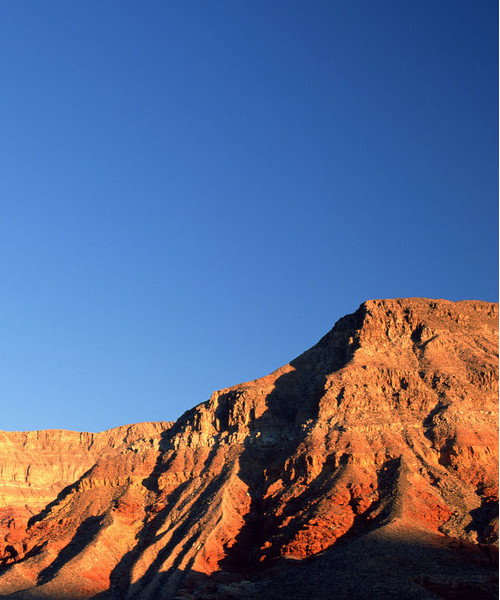
#> input picture DIP/ya.jpg, 500 x 600 px
$ python solv2.py   (older library calls are emulated)
#> lines starting #> are read from the running program, lines starting #| are printed output that depends on the picture
# 彩色直方图均衡化

# -*- coding: utf-8 -*-

from PIL import Image

from pylab import *

import copy

# 读取图像到数组中
im = array(Image.open('../ya.jpg'))
#> im is the input picture: shape (600, 500, 3); mean R, G, B 92.9, 103.2, 135.8

# 获取通道
r = im[:, :, 0]
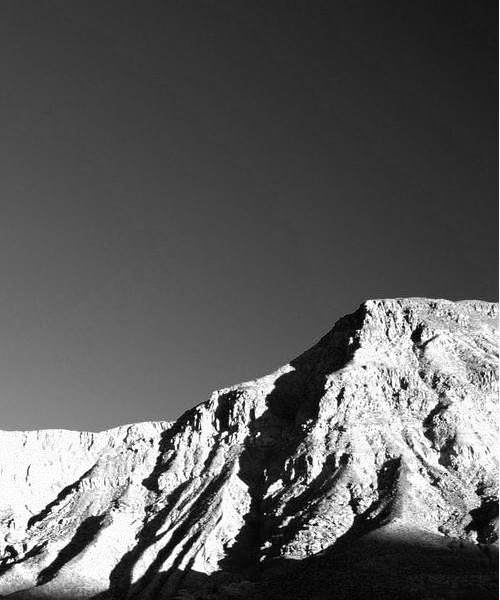
#> r: shape (600, 500); min 0, max 255, mean 92.9

g = im[:, :, 1]
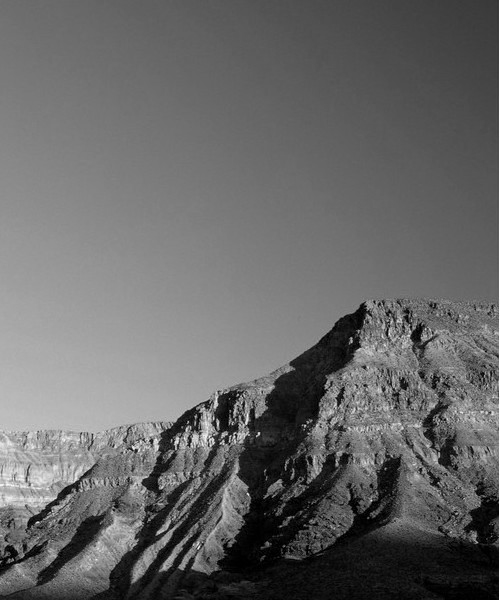
#> g: shape (600, 500); min 0, max 255, mean 103.2

b = im[:, :, 2]
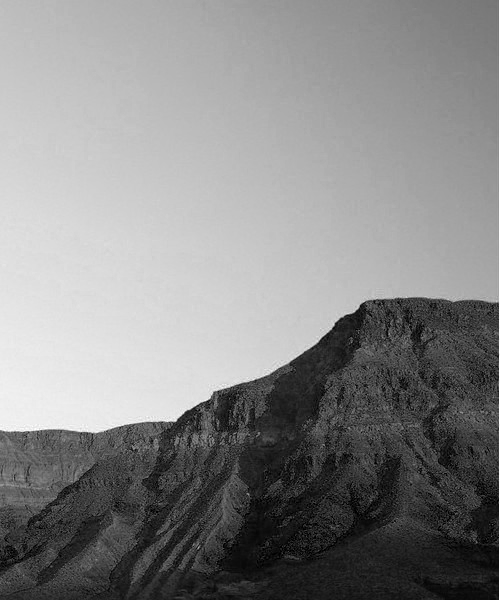
#> b: shape (600, 500); min 0, max 255, mean 135.8

# 显示各个通道原始直方图，均值化之后的直方图以及累计分布函数
figure()

# 计算各通道直方图
imhist_r, bins_r = histogram(r, 256, normed=True)
#> imhist_r = 256 values, max 0.0228 at index 255, min 0.000341 at index 1, mean 0.00392; bins_r = 257 values from 0 to 255
imhist_g, bins_g = histogram(g, 256, normed=True)
#> imhist_g = 256 values, max 0.0125 at index 109, min 0 at index 244, mean 0.00392; bins_g = 257 values from 0 to 255
imhist_b, bins_b = histogram(b, 256, normed=True)
#> imhist_b = 256 values, max 0.00837 at index 189, min 6.02e-05 at index 251, mean 0.00392; bins_b = 257 values from 0 to 255

subplot(331)

hist(r.flatten(), 256)

subplot(332)

hist(g.flatten(), 256)

subplot(333)

hist(b.flatten(), 256)

# 各通道累积分布函数
cdf_r = imhist_r.cumsum()
#> cdf_r = 256 values from 0.000897 to 1
cdf_g = imhist_g.cumsum()
#> cdf_g = 256 values from 0.00429 to 1
cdf_b = imhist_b.cumsum()
#> cdf_b = 256 values from 0.00204 to 1

# 累计函数归一化（由0～1变换至0~255）
cdf_r = cdf_r * 255 / cdf_r[-1]
#> cdf_r = 256 values from 0.228 to 255
cdf_g = cdf_g * 255 / cdf_g[-1]
#> cdf_g = 256 values from 1.09 to 255
cdf_b = cdf_b * 255 / cdf_b[-1]
#> cdf_b = 256 values from 0.519 to 255

# 绘制累计分布函数

subplot(334)

plot(bins_r[:256], cdf_r)

subplot(335)

plot(bins_g[:256], cdf_g)

subplot(336)

plot(bins_b[:256], cdf_b)

# 绘制直方图均衡化之后的直方图

im_r = interp(r.flatten(), bins_r[:256], cdf_r)

im_g = interp(g.flatten(), bins_g[:256], cdf_g)

im_b = interp(b.flatten(), bins_b[:256], cdf_b)

# 显示直方图图像
subplot(337)

hist(im_r, 256)

subplot(338)

hist(im_g, 256)

subplot(339)

hist(im_b, 256)

# 显示原始通道图与均衡化之后的通道图
figure()

gray()

# 原始通道图
im_r_s = r.reshape([im.shape[0], im.shape[1]])

im_g_s = g.reshape([im.shape[0], im.shape[1]])

im_b_s = b.reshape([im.shape[0], im.shape[1]])

# 均衡化之后的通道图
im_r = im_r.reshape([im.shape[0], im.shape[1]])
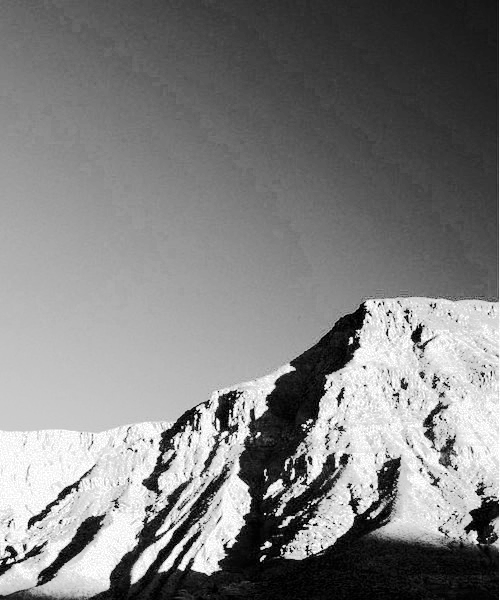
#> im_r: shape (600, 500) float64; min 0.228, max 255, mean 128.8

im_g = im_g.reshape([im.shape[0], im.shape[1]])
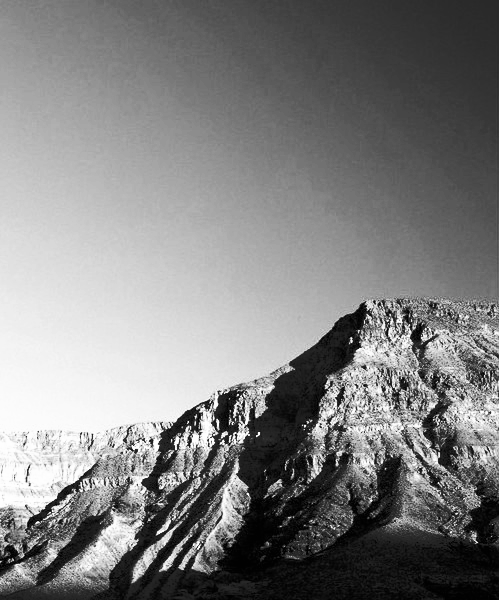
#> im_g: shape (600, 500) float64; min 1.09, max 255, mean 129.1

im_b = im_b.reshape([im.shape[0], im.shape[1]])

subplot(231)

imshow(im_r_s)

subplot(232)

imshow(im_g_s)

subplot(233)

imshow(im_b_s)

subplot(234)

imshow(im_r)

subplot(235)

imshow(im_g)

subplot(236)

imshow(im_b)

# 显示原始图像与均衡化之后的图像
figure()

# 均衡化之后的图像
im_p = copy.deepcopy(im)

im_p[:, :, 0] = im_r

im_p[:, :, 1] = im_g

im_p[:, :, 2] = im_b
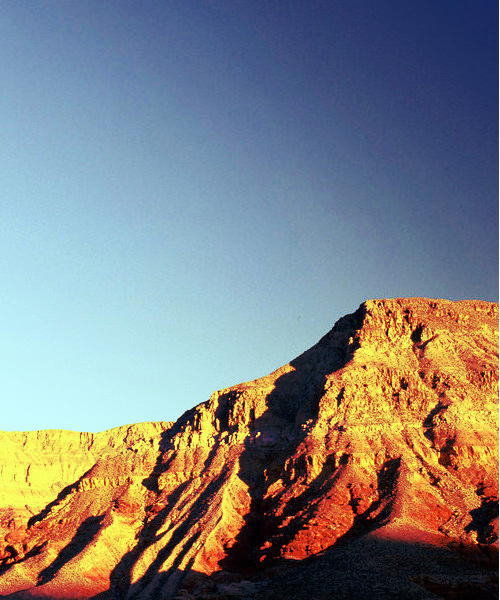
#> im_p: shape (600, 500, 3); mean R, G, B 128.4, 128.6, 128.4

subplot(121)

imshow(im)

subplot(122)

imshow(im_p)

show()
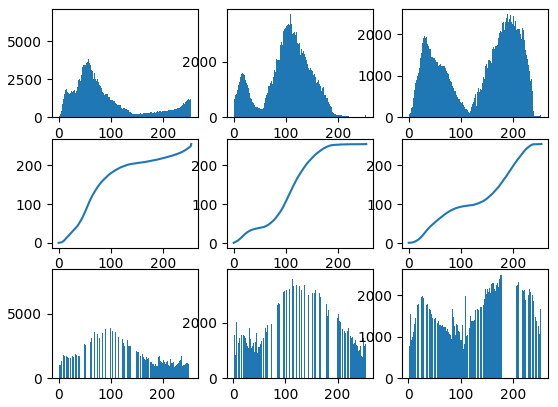
#> figure drawn by matplotlib, 9 panels; panel 1: tallest bar 6823 high, from x = 254 to 255; panel 2: tallest bar 3741 high, from x = 108.6 to 109.6; panel 3: tallest bar 2500 high, from x = 188.3 to 189.3; panel 4: curve peaks at x = 254, y = 255
